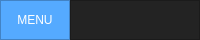
     <widget class="QFrame" name="Top_Bar">
      <property name="maximumSize">
       <size>
        <width>16777215</width>
        <height>40</height>
       </size>
      </property>
      <property name="styleSheet">
       <string notr="true">background-color: rgb(35, 35, 35);</string>
      </property>
      <property name="frameShape">
       <enum>QFrame::NoFrame</enum>
      </property>
      <property name="frameShadow">
       <enum>QFrame::Raised</enum>
      </property>
      <layout class="QHBoxLayout" name="horizontalLayout">
       <property name="spacing">
        <number>0</number>
       </property>
       <property name="leftMargin">
        <number>0</number>
       </property>
       <property name="topMargin">
        <number>0</number>
       </property>
       <property name="rightMargin">
        <number>0</number>
       </property>
       <property name="bottomMargin">
        <number>0</number>
       </property>
       <item>
        <widget class="QFrame" name="frame_toggle">
         <property name="maximumSize">
          <size>
           <width>70</width>
           <height>40</height>
          </size>
         </property>
         <property name="styleSheet">
          <string notr="true">background-color: rgb(85, 170, 255);</string>
         </property>
         <property name="frameShape">
          <enum>QFrame::StyledPanel</enum>
         </property>
         <property name="frameShadow">
          <enum>QFrame::Raised</enum>
         </property>
         <layout class="QVBoxLayout" name="verticalLayout_2">
          <property name="spacing">
           <number>0</number>
          </property>
          <property name="leftMargin">
           <number>0</number>
          </property>
          <property name="topMargin">
           <number>0</number>
          </property>
          <property name="rightMargin">
           <number>0</number>
          </property>
          <property name="bottomMargin">
           <number>0</number>
          </property>
          <item>
           <widget class="QPushButton" name="Btn_menu">
            <property name="sizePolicy">
             <sizepolicy hsizetype="Expanding" vsizetype="Expanding">
              <horstretch>0</horstretch>
              <verstretch>0</verstretch>
             </sizepolicy>
            </property>
            <property name="styleSheet">
             <string notr="true">color: rgb(255, 255, 255);
border: 0px solid;</string>
            </property>
            <property name="text">
             <string>MENU</string>
            </property>
           </widget>
          </item>
         </layout>
        </widget>
       </item>
       <item>
        <widget class="QFrame" name="frame_top">
         <property name="frameShape">
          <enum>QFrame::StyledPanel</enum>
         </property>
         <property name="frameShadow">
          <enum>QFrame::Raised</enum>
         </property>
         <widget class="QLabel" name="label_title">
          <property name="geometry">
           <rect>
            <x>350</x>
            <y>10</y>
            <width>401</width>
            <height>17</height>
           </rect>
          </property>
          <property name="text">
           <string>AUTONOMOUS GUIDE VEHICLE (AGV) - CTT MERAH PUTIH</string>
          </property>
         </widget>
        </widget>
       </item>
      </layout>
     </widget>
